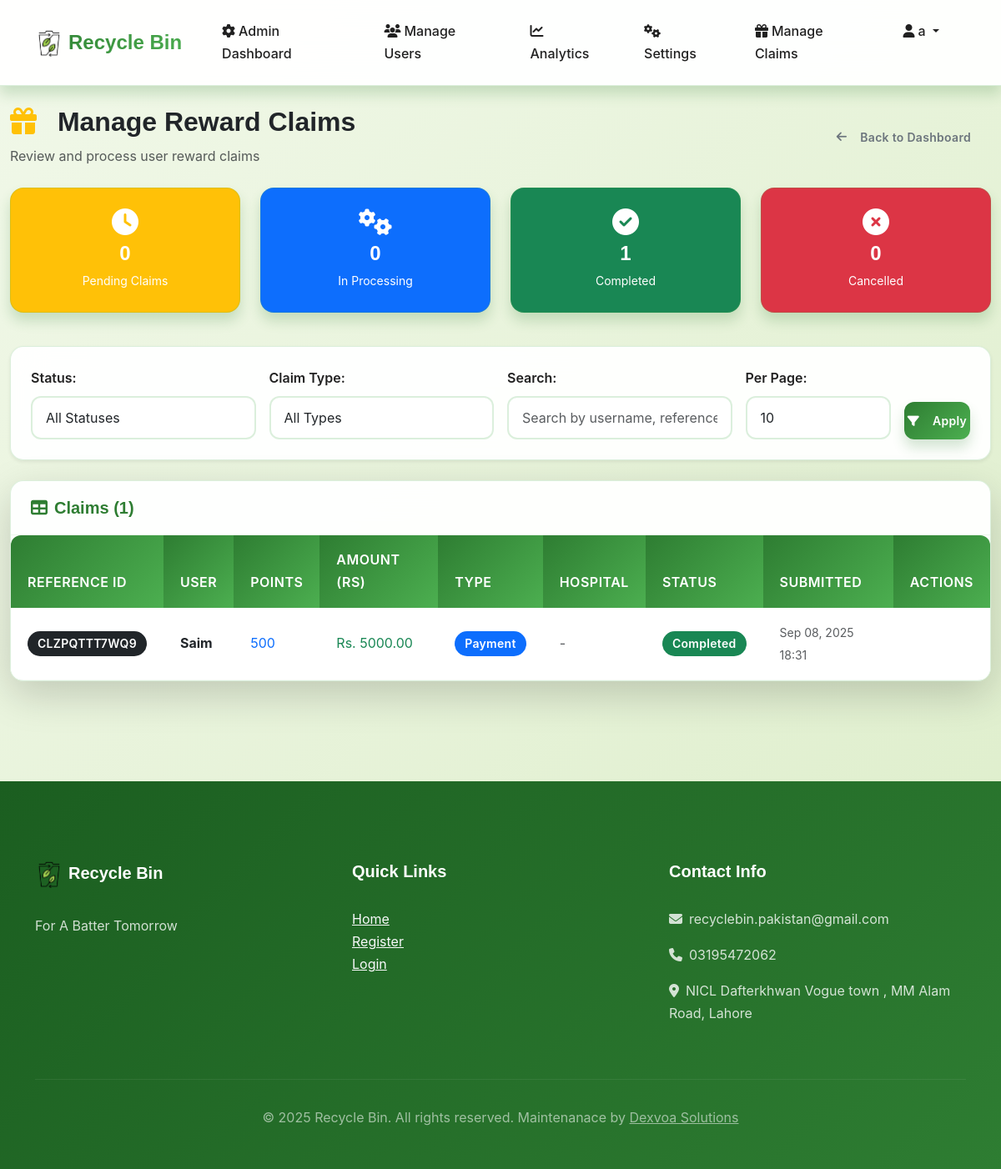
The app's page /trash/manage-claims/ (signed in), older data.
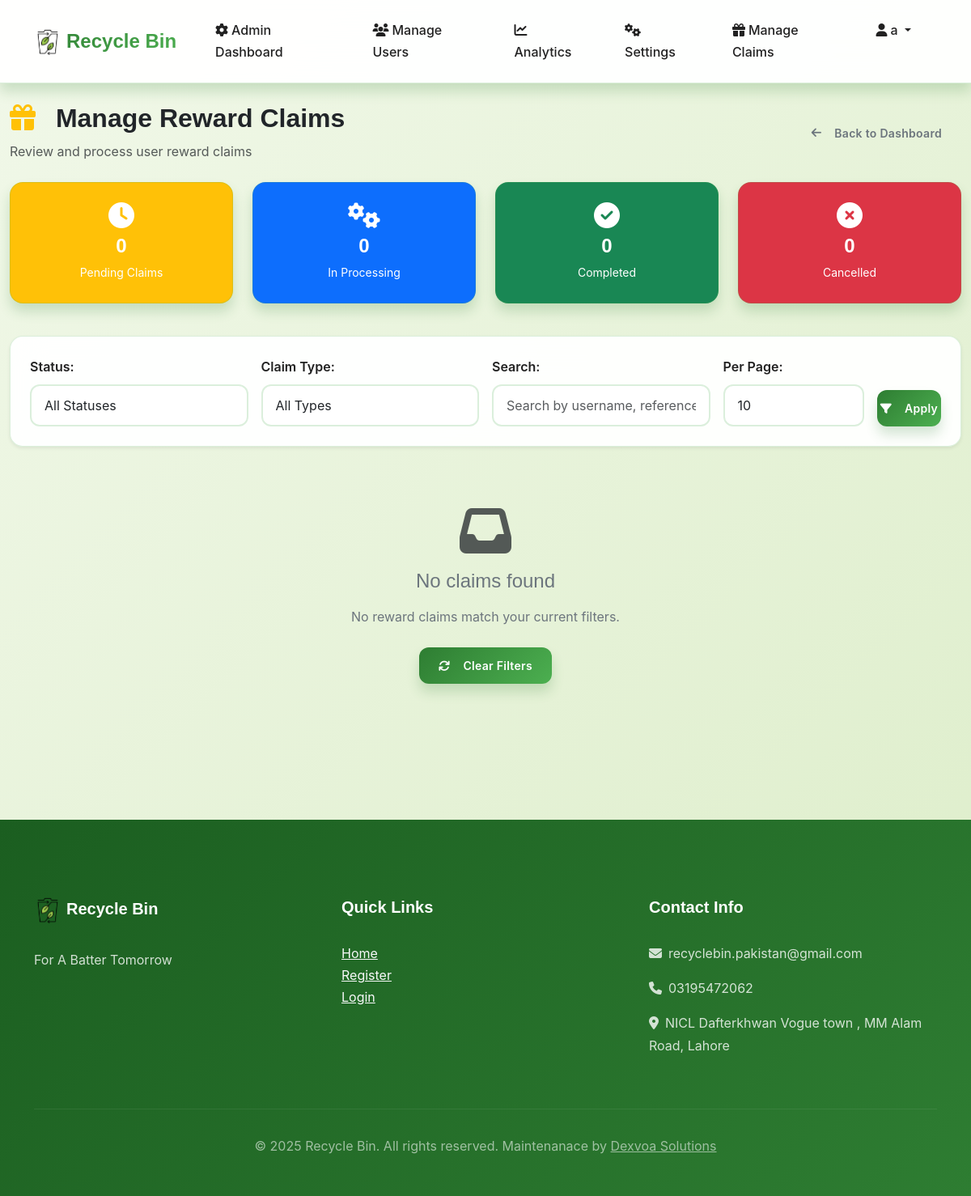
The same page, newer data.
### trash/models.py (models this page shows, shortened)
class RewardClaim(models.Model):
    STATUS_CHOICES = (
        ('pending', 'Pending'),
        ('processing', 'In Processing'),
        ('completed', 'Completed'),
        ('cancelled', 'Cancelled'),
    )
    CLAIM_TYPE_CHOICES = (
        ('payment', 'Payment'),
        ('donation', 'Donation'),
    )
    user = models.ForeignKey(CustomUser, on_delete=models.CASCADE, related_name='reward_claims')
    claim_amount = models.PositiveIntegerField(verbose_name="Points to Claim")
    monetary_amount = models.DecimalField(max_digits=10, decimal_places=2, verbose_name="Monetary Amount (Rs)", default=0)
    claim_type = models.CharField(max_length=10, choices=CLAIM_TYPE_CHOICES)
    donation_hospital = models.CharField(max_length=100, blank=True, null=True, verbose_name="Donation Hospital")
    status = models.CharField(max_length=15, choices=STATUS_CHOICES, default='pending')
    created_at = models.DateTimeField(auto_now_add=True)
    updated_at = models.DateTimeField(auto_now=True)
    processed_by = models.ForeignKey(CustomUser, null=True, blank=True,
                                    on_delete=models.SET_NULL,
                                    related_name='processed_claims',
                                    limit_choices_to={'user_type': 'admin'})
    processed_at = models.DateTimeField(null=True, blank=True)
    notes = models.TextField(blank=True)
    reference_id = models.CharField(max_length=20, blank=True, unique=True, editable=False)

### accounts/models.py (models this page shows, shortened)
class CustomUser(AbstractUser):
    USER_TYPE_CHOICES = (
        ('user', 'Regular User'),
        ('rider', 'Rider'),
        ('admin', 'Admin')
    )
    STATUS_CHOICES = (
        ('active', 'Active'),
        ('inactive', 'Inactive'),
        ('suspended', 'Suspended'),
    )
    user_type = models.CharField(max_length=10, choices=USER_TYPE_CHOICES, default='user')
    phone = models.CharField(max_length=15, blank=True)
    reward_points = models.PositiveIntegerField(default=0)
    profile_image = models.ImageField(upload_to='profile_images/', blank=True, null=True)
    location = models.CharField(max_length=255, blank=True, help_text="Default collection location")
    status = models.CharField(max_length=10, choices=STATUS_CHOICES, default='active')
    created_at = models.DateTimeField(auto_now_add=True)
    updated_at = models.DateTimeField(auto_now=True)
    id_proof = models.ImageField(upload_to='id_proofs/', blank=True, null=True)
    vehicle_type = models.CharField(max_length=50, blank=True, null=True)
    vehicle_model = models.CharField(max_length=50, blank=True, null=True)
    license_plate = models.CharField(max_length=20, blank=True, null=True)
    vehicle_color = models.CharField(max_length=30, blank=True, null=True)

### trash/views.py (the view, shortened to what this page needs)
# urls.py: path('manage-claims/', views.manage_claims, name='manage_claims'),
@login_required
@user_passes_test(lambda u: u.user_type == 'admin')
def manage_claims(request):
    claims = RewardClaim.objects.all().order_by('-created_at')
    status_filter = request.GET.get('status', '')
    claim_type_filter = request.GET.get('claim_type', '')
    search_query = request.GET.get('search', '')
    per_page = int(request.GET.get('per_page', 10))
    if status_filter:
        claims = claims.filter(status=status_filter)
    if claim_type_filter:
        claims = claims.filter(claim_type=claim_type_filter)
    paginator = Paginator(claims, per_page)
    page_number = request.GET.get('page')
    page_obj = paginator.get_page(page_number)
    status_counts = {
        'pending': RewardClaim.objects.filter(status='pending').count(),
        'processing': RewardClaim.objects.filter(status='processing').count(),
        'completed': RewardClaim.objects.filter(status='completed').count(),
        'cancelled': RewardClaim.objects.filter(status='cancelled').count(),
    }
    context = {
        'claims': page_obj,
        'status_filter': status_filter,
        'claim_type_filter': claim_type_filter,
        'search_query': search_query,
        'per_page': per_page,
        'status_counts': status_counts,
        'is_paginated': paginator.num_pages > 1,
        'page_obj': page_obj,
    }
    return render(request, 'trash/manage_claims.html', context)

### templates/trash/manage_claims.html (shortened to what the changed rows need)
{% extends 'base.html' %}
{% load static %}
{% block content %}
<div class="container-fluid py-4">
    <div class="row mb-4">
        <div class="col-12">
            <div class="d-flex justify-content-between align-items-center">
                <div>
                    <h1 class="h2 fw-bold text-dark mb-2">
                        <i class="fas fa-gift text-warning me-3"></i>
                        Manage Reward Claims
                    </h1>
                </div>
            </div>
        </div>
    </div>
    <div class="row mb-4">
        <div class="col-lg-3 col-md-6 mb-3">
            <div class="card bg-success text-white">
                <div class="card-body text-center">
                    <i class="fas fa-check-circle fa-2x mb-2"></i>
                    <h4 class="mb-1">{{ status_counts.completed }}</h4>
                    <small>Completed</small>
                </div>
            </div>
        </div>
    </div>
    {% if claims %}
        <div class="card shadow-lg">
            <div class="card-header">
                <h5 class="mb-0">
                    <i class="fas fa-table me-2"></i>Claims ({{ claims.paginator.count }})
                </h5>
            </div>
            <div class="card-body p-0">
                <div class="table-responsive">
                    <table class="table table-hover mb-0">
                        <thead class="table-dark">
                            <tr>
                                <th>Reference ID</th>
                                <th>User</th>
                                <th>Points</th>
                                <th>Amount (Rs)</th>
                                <th>Type</th>
                                <th>Hospital</th>
                                <th>Status</th>
                                <th>Submitted</th>
                                <th>Actions</th>
                            </tr>
                        </thead>
                        <tbody>
                            {% for claim in claims %}
                            <tr>
                                <td><span class="badge bg-dark">{{ claim.reference_id }}</span></td>
                                <td><strong>{{ claim.user.username }}</strong></td>
                                <td><span class="text-primary">{{ claim.claim_amount }}</span></td>
                                <td><span class="text-success">Rs. {{ claim.monetary_amount }}</span></td>
                                <td>
                                    <span class="badge {% if claim.claim_type == 'payment' %}bg-primary{% else %}bg-success{% endif %}">
                                        {{ claim.get_claim_type_display }}
                                    </span>
                                </td>
                                <td>
                                    {% if claim.donation_hospital %}
                                        <small class="text-muted">{{ claim.donation_hospital }}</small>
                                    {% else %}
                                        <span class="text-muted">-</span>
                                    {% endif %}
                                </td>
                                <td>
                                    <span class="badge
                                        {% if claim.status == 'pending' %}bg-warning
                                        {% elif claim.status == 'processing' %}bg-primary
                                        {% elif claim.status == 'completed' %}bg-success
                                        {% elif claim.status == 'cancelled' %}bg-danger
                                        {% endif %}">
                                        {{ claim.get_status_display }}
                                    </span>
                                </td>
                                <td><small class="text-muted">{{ claim.created_at|date:"M d, Y H:i" }}</small></td>
                                <td>
                                </td>
                            </tr>
                            {% endfor %}
                        </tbody>
                    </table>
                </div>
            </div>
        </div>
    {% else %}
        <div class="empty-state text-center py-5">
            <i class="fas fa-inbox fa-4x text-muted mb-3"></i>
            <h3 class="h4 mb-3">No claims found</h3>
            <p class="mb-4">No reward claims match your current filters.</p>
            <a href="{% url 'trash:manage_claims' %}" class="btn btn-primary">
                <i class="fas fa-refresh me-2"></i>Clear Filters
            </a>
        </div>
    {% endif %}
</div>
{% endblock %}

Row changes from the older to the newer data that the page shows:
removed RewardClaim: reference_id "CLZPQTTT7WQ9", user.username "Saim", claim_amount "500", monetary_amount "5000.00", claim_type "Payment", status "Completed", created_at "Sep 08, 2025 18:31"
Text that changed along with them:
{{ status_counts.completed }}: "1" → "0"
{{ claims.paginator.count }}: "1" → (not shown)
text no longer shown: "Claims ( ) REFERENCE ID USER POINTS AMOUNT (RS) TYPE HOSPITAL STATUS SUBMITTED ACTIONS"
text now shown: "No claims found No reward claims match your current filters. Clear Filters"
